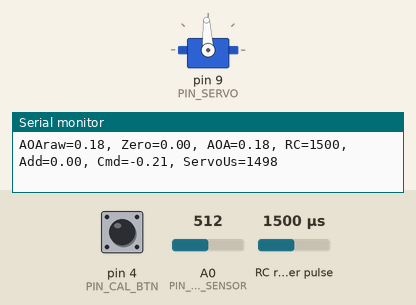
A sketch run on a simulated Arduino Uno, built with avr-gcc and run on an emulated ATmega328P. On the bench: servo, the last lines printed to the serial monitor. Wiring (inferred from the names in the program): RC receiver channel: data pin 2. The inputs (shaded band) are chosen by the test bench; at power-on: RC receiver pulse 1500 µs, pin 4 (PIN_CAL_BTN) HIGH, A0 (PIN_AOA_SENSOR) = 512. EEPROM starts erased.

Above: at 1.2 s.
1.3 s: RC receiver pulse (sensor on pin 2) set to 1020 µs
2.8 s: pin 4 (PIN_CAL_BTN) pulled LOW for 3.2 s
At 7.9 s:
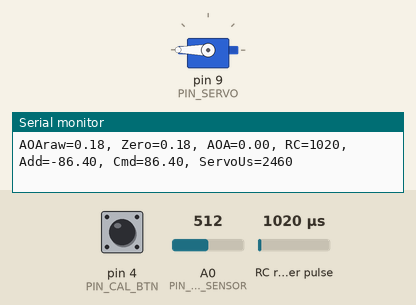
9.0 s: A0 (PIN_AOA_SENSOR) set to 0
At 9.76 s:
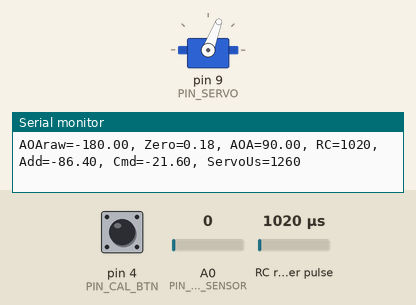
Timing chart, 0 to 18.0 s (numbered marks = the images above; inputs shaded):
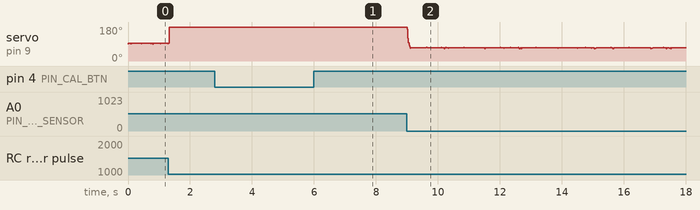

The sketch:

EasyCanad.ino
```cpp
#include <Arduino.h>
#include <Servo.h>
#include <EEPROM.h>

// ===================== 引脚定义 =====================
const uint8_t PIN_AOA_SENSOR = A0;
const uint8_t PIN_SERVO      = 9;
const uint8_t PIN_RC_IN      = 2;
const uint8_t PIN_CAL_BTN    = 4;

// ===================== 参数配置 =====================
float aoaMinDeg = -180.0f;
float aoaMaxDeg =  180.0f;
float aoaOffsetDeg = 0.0f;

const int RC_MIN_US = 1000;
const int RC_MAX_US = 2000;
const int RC_MID_US = 1500;

float rcAuthorityDeg = 90.0f;
float canardLimitDeg = 90.0f;     // 舵机控制范围 -90~+90
float aoaFilterAlpha = 0.15f;
const uint32_t CONTROL_PERIOD_US = 5000;

// ===================== EEPROM标定参数 =====================
const int EEPROM_ADDR_MAGIC = 0;
const int EEPROM_ADDR_ZERO  = EEPROM_ADDR_MAGIC + sizeof(uint32_t);
const uint32_t CAL_MAGIC = 0xA0A0BEEF;
float sensorZeroDeg = 0.0f;

// ===================== RC测量（中断） =====================
volatile uint32_t rcRiseMicros = 0;
volatile uint16_t rcPulseUs = 1500;
volatile bool rcUpdated = false;

Servo canardServo;

// ===================== 工具函数 =====================
static inline float clampf(float x, float lo, float hi) {
  if (x < lo) return lo;
  if (x > hi) return hi;
  return x;
}

float mapFloat(float x, float in_min, float in_max, float out_min, float out_max) {
  return (x - in_min) * (out_max - out_min) / (in_max - in_min) + out_min;
}

// 角度归一化到 [-180, 180)
float wrap180(float a) {
  while (a >= 180.0f) a -= 360.0f;
  while (a < -180.0f) a += 360.0f;
  return a;
}

// 计算相对零位后的AOA，并限制到 [-90, 90]
float getAOAdeg(float aoaRawDeg, float sensorZeroDeg) {
  float rel = wrap180(aoaRawDeg - sensorZeroDeg);
  return clampf(rel, -90.0f, 90.0f);
}

// AOA/舵面角度 -> 舵机脉宽
int degToServoUs(float deg) {
  deg = clampf(deg, -90.0f, 90.0f);
  return (int)(mapFloat(deg, -90.0f, 90.0f, 500.0f, 2500.0f) + 0.5f);
}

void rcISR() {
  if (digitalRead(PIN_RC_IN) == HIGH) {
    rcRiseMicros = micros();
  } else {
    uint32_t now = micros();
    uint32_t width = now - rcRiseMicros;
    if (width >= 800 && width <= 2200) {
      rcPulseUs = (uint16_t)width;
      rcUpdated = true;
    }
  }
}

void loadCalibration() {
  uint32_t magic = 0;
  EEPROM.get(EEPROM_ADDR_MAGIC, magic);
  if (magic == CAL_MAGIC) {
    EEPROM.get(EEPROM_ADDR_ZERO, sensorZeroDeg);
    if (isnan(sensorZeroDeg) || sensorZeroDeg < -1000 || sensorZeroDeg > 1000) {
      sensorZeroDeg = 0.0f;
    }
  } else {
    sensorZeroDeg = 0.0f;
  }
}

void saveCalibration(float zeroDeg) {
  EEPROM.put(EEPROM_ADDR_ZERO, zeroDeg);
  uint32_t magic = CAL_MAGIC;
  EEPROM.put(EEPROM_ADDR_MAGIC, magic);
  sensorZeroDeg = zeroDeg;
}

bool isCalButtonPressedEvent() {
  static uint8_t stableState = HIGH;
  static uint8_t lastRead = HIGH;
  static uint32_t tChange = 0;

  uint8_t now = digitalRead(PIN_CAL_BTN);

  if (now != lastRead) {
    lastRead = now;
    tChange = millis();
  }

  if ((millis() - tChange) > 20) {
    if (now != stableState) {
      stableState = now;
      if (stableState == LOW) {
        return true;
      }
    }
  }
  return false;
}

void setup() {
  pinMode(PIN_RC_IN, INPUT);
  pinMode(PIN_AOA_SENSOR, INPUT);
  pinMode(PIN_CAL_BTN, INPUT_PULLUP);

  canardServo.attach(PIN_SERVO);
  attachInterrupt(digitalPinToInterrupt(PIN_RC_IN), rcISR, CHANGE);

  Serial.begin(115200);
  loadCalibration();
}

void loop() {
  static uint32_t lastControlUs = 0;
  uint32_t nowUs = micros();

  // ========= 标定 =========
  if (isCalButtonPressedEvent()) {
    int rawNow = analogRead(PIN_AOA_SENSOR);
    float voltageNow = rawNow * (5.0f / 1023.0f);
    float aoaRawDegNow = mapFloat(voltageNow, 0.0f, 5.0f, aoaMinDeg, aoaMaxDeg) + aoaOffsetDeg;

    saveCalibration(aoaRawDegNow);
    Serial.print("CAL saved. zero(deg)= ");
    Serial.println(sensorZeroDeg, 3);
  }

  if ((uint32_t)(nowUs - lastControlUs) >= CONTROL_PERIOD_US) {
    lastControlUs = nowUs;

    // ---- 1) 读取传感器 ----
    int raw = analogRead(PIN_AOA_SENSOR);
    float voltage = raw * (5.0f / 1023.0f);
    float aoaRawDeg = mapFloat(voltage, 0.0f, 5.0f, aoaMinDeg, aoaMaxDeg) + aoaOffsetDeg;

    // ---- 2) 零位补偿 + 限幅到 [-90, 90] ----
    float aoaDeg = getAOAdeg(aoaRawDeg, sensorZeroDeg);

    // ---- 3) 滤波 ----
    static float aoaFilt = 0.0f;
    static bool aoaInit = false;
    if (!aoaInit) {
      aoaFilt = aoaDeg;
      aoaInit = true;
    } else {
      aoaFilt = aoaFilt + aoaFilterAlpha * (aoaDeg - aoaFilt);
    }

    // ---- 4) RC输入 ----
    uint16_t rcUsLocal;
    noInterrupts();
    rcUsLocal = rcPulseUs;
    interrupts();

    rcUsLocal = constrain(rcUsLocal, RC_MIN_US, RC_MAX_US);

    float rcNorm;
    if (rcUsLocal >= RC_MID_US) {
      rcNorm = (float)(rcUsLocal - RC_MID_US) / (float)(RC_MAX_US - RC_MID_US);
    } else {
      rcNorm = -(float)(RC_MID_US - rcUsLocal) / (float)(RC_MID_US - RC_MIN_US);
    }
    rcNorm = clampf(rcNorm, -1.0f, 1.0f);
    float rcAddDeg = rcNorm * rcAuthorityDeg;

    // ---- 5) 合成命令，并限制到 [-90, 90] ----
    float canardCmdDeg = -1.2f*aoaFilt - rcAddDeg;
    canardCmdDeg = clampf(canardCmdDeg, -90.0f, 90.0f);

    // ---- 6) 输出舵机 ----
    int servoUs = degToServoUs(canardCmdDeg);
    canardServo.writeMicroseconds(servoUs);

    // 调试输出
    static uint8_t div = 0;
    if (++div >= 20) {
      div = 0;
      Serial.print("AOAraw=");
      Serial.print(aoaRawDeg, 2);
      Serial.print(", Zero=");
      Serial.print(sensorZeroDeg, 2);
      Serial.print(", AOA=");
      Serial.print(aoaFilt, 2);
      Serial.print(", RC=");
      Serial.print(rcUsLocal);
      Serial.print(", Add=");
      Serial.print(rcAddDeg, 2);
      Serial.print(", Cmd=");
      Serial.print(canardCmdDeg, 2);
      Serial.print(", ServoUs=");
      Serial.println(servoUs);
    }
  }
}
```

Measured:
- after the input at 2.8 s, servo on pin 9 (PIN_SERVO): 180° → 179° after 4.8 s, → 180° 0.02 s later
